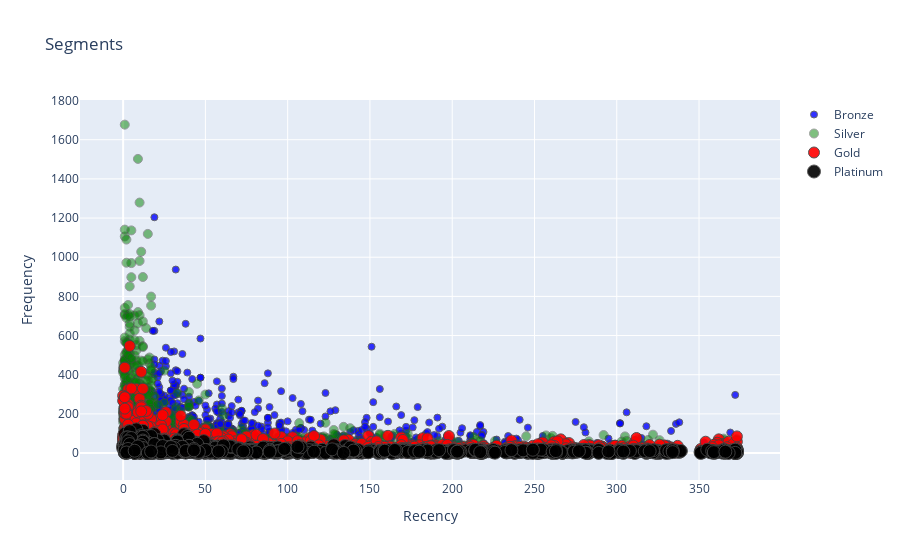

Notebook code for this chart:
### Code cell
plot_data= [
gobj.Scatter(
    x=graph.query("RFM_Loyalty_level == 'Bronze'")['Recency'],
    y=graph.query("RFM_Loyalty_level == 'Bronze'")['Frequency'],
    mode='markers',
    name='Bronze',
    marker= dict(size=7,
                line=dict(width=1),
                color='blue',
                opacity=0.8)
    ),
gobj.Scatter(
    x=graph.query("RFM_Loyalty_level == 'Silver'")['Recency'],
    y=graph.query("RFM_Loyalty_level == 'Silver'")['Frequency'],
    mode='markers',
    name='Silver',
    marker= dict(size=9,
                line=dict(width=1),
                color='green',
                opacity=0.5)
    ),
gobj.Scatter(
    x=graph.query("RFM_Loyalty_level == 'Gold'")['Recency'],
    y=graph.query("RFM_Loyalty_level == 'Gold'")['Frequency'],
    mode='markers',
    name='Gold',
    marker= dict(size=11,
                line=dict(width=1),
                color='Red',
                opacity=0.9)
    ),
gobj.Scatter(
    x=graph.query("RFM_Loyalty_level == 'Platinum'")['Recency'],
    y=graph.query("RFM_Loyalty_level == 'Platinum'")['Frequency'],
    mode='markers',
    name='Platinum',
    marker= dict(size=13,
                line=dict(width=1),
                color='black',
                opacity=0.9)
    )
]

plot_layout = gobj.Layout(
        xaxis= {'title': 'Recency'},
        yaxis= {'title': 'Frequency'},
        title= 'Segments'
)
fig = gobj.Figure(data=plot_data, layout= plot_layout)
po.iplot(fig)

### Figure 1 — Plotly figure (JSON) as saved in the notebook; plotly's stock layout.template omitted (floating-point values rounded to 4 significant figures; data arrays with more than 128 entries replaced by an {"elided": "..."} marker saying what was removed)
{"data": [{"marker": {"color": "blue", "line": {"width": 1}, "opacity": 0.8, "size": 7}, "mode": "markers", "name": "Bronze", "type": "scatter", "x": {"elided": "551 int values"}, "y": {"elided": "551 int values"}}, {"marker": {"color": "green", "line": {"width": 1}, "opacity": 0.5, "size": 9}, "mode": "markers", "name": "Silver", "type": "scatter", "x": {"elided": "856 int values"}, "y": {"elided": "856 int values"}}, {"marker": {"color": "Red", "line": {"width": 1}, "opacity": 0.9, "size": 11}, "mode": "markers", "name": "Gold", "type": "scatter", "x": {"elided": "1530 int values"}, "y": {"elided": "1530 int values"}}, {"marker": {"color": "black", "line": {"width": 1}, "opacity": 0.9, "size": 13}, "mode": "markers", "name": "Platinum", "type": "scatter", "x": {"elided": "1379 int values"}, "y": {"elided": "1379 int values"}}], "layout": {"title": {"text": "Segments"}, "xaxis": {"title": {"text": "Recency"}}, "yaxis": {"title": {"text": "Frequency"}}}}
